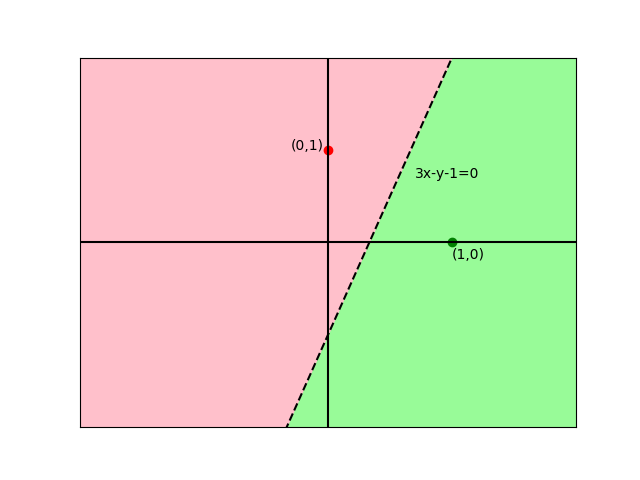

Here is the Python script that generated this plot:
import numpy as np
import matplotlib.pyplot as plt
x=np.linspace(-2,2,100)
y=3*x-1
plt.plot(x,y,color='black',ls='dashed')
plt.plot(0,1,marker='o',color='red')
plt.text(-0.3,1,r'(0,1)')
plt.plot(1,0,marker='o',color='green')
plt.text(1,-0.18,r'(1,0)')
plt.axis([-2,2,-2,2])
s="3x-y-1=0"
plt.text(0.7,0.7,s)
xlim=np.array(plt.gca().get_xlim())
ylim=np.array(plt.gca().get_ylim())
plt.fill_between(xlim,y1=3*xlim-1,y2=[ylim[0],ylim[0]],color='#98FB98',zorder=0)
plt.fill_between(xlim,y1=3*xlim-1,y2=[ylim[1],ylim[1]],color='#ffc0cb',zorder=0)
plt.margins(0)
plt.axhline(0,color='black')
plt.axvline(0,color='black')
plt.xticks([])
plt.yticks([])
plt.show()
